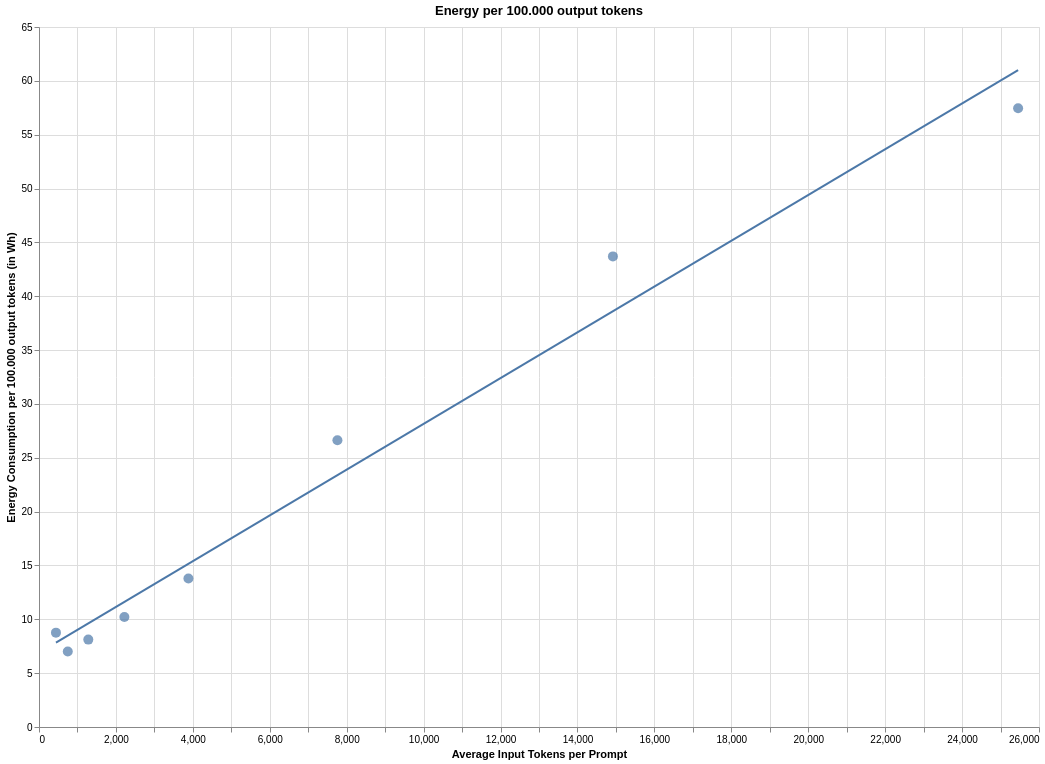

Notebook code for this chart:
### Code cell
# Define chart width and height
chart_width = 1000
chart_height = 700

x_title = 'Average Input Tokens per Prompt'
x_data = 'avg_in_tok'
test_type = 'Input-tok-vllm'

scatter = alt.Chart(df).mark_circle(size=100).encode(
    x=alt.X(x_data, title=x_title),
    y=alt.Y('actual_total_energy_per_100k_output_tokens', title='Energy Consumption per 100.000 output tokens (in Wh)'),
    tooltip=[
        alt.Tooltip('parameters', title='Parameters (billions)'),
        alt.Tooltip('actual_emissions_per_100k_output_tokens', title='Actual Emissions per 100.000 output tokens'),
        alt.Tooltip('avg_out_tok', title='Average Output Tokens per Prompt'),
        alt.Tooltip('avg_in_tok', title='Average Input Tokens per Prompt'),
        alt.Tooltip('num_examples', title='Number of Examples'),
        alt.Tooltip('num_prompts', title='Number of Prompts'),
        alt.Tooltip('model_type', title='Model Type'),
        alt.Tooltip('test_type', title='Test Type'),
        alt.Tooltip('test_type', title='Test Type'),
    ]
).properties(
    title=f'Energy per 100.000 Output Tokens',
    width=chart_width,
    height=chart_height
)

# Create line plots for predicted emissions
line = scatter.transform_regression(x_data, 'actual_total_energy_per_100k_output_tokens', method="linear").mark_line()

# Create a combined chart with overlays for all emission types
combined_chart = alt.layer(scatter+line).resolve_scale(
    x='independent'
).properties(
    title='Energy per 100.000 output tokens',
    width=chart_width,  # Adjusted width for combined chart
    height=chart_height  # Adjusted height for combined chart
)

combined_chart.show()

### Figure 1 — Vega-Lite specification as saved in the notebook (floating-point values rounded to 4 significant figures)
{"config": {"view": {"continuousWidth": 300, "continuousHeight": 300}}, "layer": [{"layer": [{"mark": {"type": "circle", "size": 100}, "encoding": {"tooltip": [{"field": "parameters", "title": "Parameters (billions)", "type": "quantitative"}, {"field": "actual_emissions_per_100k_output_tokens", "title": "Actual Emissions per 100.000 output tokens", "type": "quantitative"}, {"field": "avg_out_tok", "title": "Average Output Tokens per Prompt", "type": "quantitative"}, {"field": "avg_in_tok", "title": "Average Input Tokens per Prompt", "type": "quantitative"}, {"field": "num_examples", "title": "Number of Examples", "type": "quantitative"}, {"field": "num_prompts", "title": "Number of Prompts", "type": "quantitative"}, {"field": "model_type", "title": "Model Type", "type": "nominal"}, {"field": "test_type", "title": "Test Type", "type": "nominal"}, {"field": "test_type", "title": "Test Type", "type": "nominal"}], "x": {"field": "avg_in_tok", "title": "Average Input Tokens per Prompt", "type": "quantitative"}, "y": {"field": "actual_total_energy_per_100k_output_tokens", "title": "Energy Consumption per 100.000 output tokens (in Wh)", "type": "quantitative"}}, "title": "Energy per 100.000 Output Tokens"}, {"mark": {"type": "line"}, "encoding": {"tooltip": [{"field": "parameters", "title": "Parameters (billions)", "type": "quantitative"}, {"field": "actual_emissions_per_100k_output_tokens", "title": "Actual Emissions per 100.000 output tokens", "type": "quantitative"}, {"field": "avg_out_tok", "title": "Average Output Tokens per Prompt", "type": "quantitative"}, {"field": "avg_in_tok", "title": "Average Input Tokens per Prompt", "type": "quantitative"}, {"field": "num_examples", "title": "Number of Examples", "type": "quantitative"}, {"field": "num_prompts", "title": "Number of Prompts", "type": "quantitative"}, {"field": "model_type", "title": "Model Type", "type": "nominal"}, {"field": "test_type", "title": "Test Type", "type": "nominal"}, {"field": "test_type", "title": "Test Type", "type": "nominal"}], "x": {"field": "avg_in_tok", "title": "Average Input Tokens per Prompt", "type": "quantitative"}, "y": {"field": "actual_total_energy_per_100k_output_tokens", "title": "Energy Consumption per 100.000 output tokens (in Wh)", "type": "quantitative"}}, "title": "Energy per 100.000 Output Tokens", "transform": [{"on": "avg_in_tok", "regression": "actual_total_energy_per_100k_output_tokens", "method": "linear"}]}]}], "data": {"name": "data-a0948568e63c5471f3693224d634e7dd"}, "height": 700, "resolve": {"scale": {"x": "independent"}}, "title": "Energy per 100.000 output tokens", "width": 1000, "$schema": "https://vega.github.io/schema/vega-lite/v5.17.0.json", "datasets": {"data-a0948568e63c5471f3693224d634e7dd": [{"test_type": "Input-tok-vllm", "model_type": "llama3", "parameters": 8, "num_examples": 50, "num_prompts": 10000, "total_time": 74.65, "time_per_prompt": 0.07465, "tok_per_sec": 1299.0, "total_out_tok": 97000.0, "total_in_tok": 441000.0, "avg_out_tok": 97.0, "avg_in_tok": 441.0, "actual_emissions_per_100k_output_tokens": 5.825, "actual_total_energy_per_100k_output_tokens": 8.761, "actual_cpu_energy_per_100k_output_tokens": 1.109, "actual_gpu_energy_per_100k_output_tokens": 5.875, "actual_ram_energy_per_100k_output_tokens": 1.777, "actual_idle_gpu_energy_per_100k_output_tokens": 2.394, "actual_non_idle_gpu_energy_per_100k_output_tokens": 3.481}, {"test_type": "Input-tok-vllm", "model_type": "llama3", "parameters": 8, "num_examples": 100, "num_prompts": 10000, "total_time": 92.16, "time_per_prompt": 0.09216, "tok_per_sec": 1650.0, "total_out_tok": 152000.0, "total_in_tok": 748000.0, "avg_out_tok": 152.0, "avg_in_tok": 748.0, "actual_emissions_per_100k_output_tokens": 4.663, "actual_total_energy_per_100k_output_tokens": 7.013, "actual_cpu_energy_per_100k_output_tokens": 0.8734, "actual_gpu_energy_per_100k_output_tokens": 4.74, "actual_ram_energy_per_100k_output_tokens": 1.399, "actual_idle_gpu_energy_per_100k_output_tokens": 1.886, "actual_non_idle_gpu_energy_per_100k_output_tokens": 2.854}, {"test_type": "Input-tok-vllm", "model_type": "llama3", "parameters": 8, "num_examples": 250, "num_prompts": 10000, "total_time": 149.1, "time_per_prompt": 0.1491, "tok_per_sec": 1458.0, "total_out_tok": 217400.0, "total_in_tok": 1282000.0, "avg_out_tok": 217.4, "avg_in_tok": 1282.0, "actual_emissions_per_100k_output_tokens": 5.396, "actual_total_energy_per_100k_output_tokens": 8.114, "actual_cpu_energy_per_100k_output_tokens": 0.988, "actual_gpu_energy_per_100k_output_tokens": 5.543, "actual_ram_energy_per_100k_output_tokens": 1.583, "actual_idle_gpu_energy_per_100k_output_tokens": 2.134, "actual_non_idle_gpu_energy_per_100k_output_tokens": 3.409}, {"test_type": "Input-tok-vllm", "model_type": "llama3", "parameters": 8, "num_examples": 500, "num_prompts": 10000, "total_time": 244.2, "time_per_prompt": 0.2442, "tok_per_sec": 1168.0, "total_out_tok": 285200.0, "total_in_tok": 2220000.0, "avg_out_tok": 285.2, "avg_in_tok": 2220.0, "actual_emissions_per_100k_output_tokens": 6.793, "actual_total_energy_per_100k_output_tokens": 10.22, "actual_cpu_energy_per_100k_output_tokens": 1.233, "actual_gpu_energy_per_100k_output_tokens": 7.007, "actual_ram_energy_per_100k_output_tokens": 1.976, "actual_idle_gpu_energy_per_100k_output_tokens": 2.663, "actual_non_idle_gpu_energy_per_100k_output_tokens": 4.344}, {"test_type": "Input-tok-vllm", "model_type": "llama3", "parameters": 8, "num_examples": 1000, "num_prompts": 10000, "total_time": 416.4, "time_per_prompt": 0.4164, "tok_per_sec": 849.2, "total_out_tok": 353600.0, "total_in_tok": 3885000.0, "avg_out_tok": 353.6, "avg_in_tok": 3885.0, "actual_emissions_per_100k_output_tokens": 9.167, "actual_total_energy_per_100k_output_tokens": 13.79, "actual_cpu_energy_per_100k_output_tokens": 1.696, "actual_gpu_energy_per_100k_output_tokens": 9.372, "actual_ram_energy_per_100k_output_tokens": 2.718, "actual_idle_gpu_energy_per_100k_output_tokens": 3.664, "actual_non_idle_gpu_energy_per_100k_output_tokens": 5.709}, {"test_type": "Input-tok-vllm", "model_type": "llama3", "parameters": 8, "num_examples": 2500, "num_prompts": 10000, "total_time": 957.7, "time_per_prompt": 0.9577, "tok_per_sec": 446.3, "total_out_tok": 427400.0, "total_in_tok": 7759000.0, "avg_out_tok": 427.4, "avg_in_tok": 7759.0, "actual_emissions_per_100k_output_tokens": 17.71, "actual_total_energy_per_100k_output_tokens": 26.63, "actual_cpu_energy_per_100k_output_tokens": 3.227, "actual_gpu_energy_per_100k_output_tokens": 18.23, "actual_ram_energy_per_100k_output_tokens": 5.171, "actual_idle_gpu_energy_per_100k_output_tokens": 6.971, "actual_non_idle_gpu_energy_per_100k_output_tokens": 11.26}, {"test_type": "Input-tok-vllm", "model_type": "llama3", "parameters": 8, "num_examples": 5000, "num_prompts": 10000, "total_time": 1775.0, "time_per_prompt": 1.775, "tok_per_sec": 276.3, "total_out_tok": 490200.0, "total_in_tok": 14920000.0, "avg_out_tok": 490.2, "avg_in_tok": 14920.0, "actual_emissions_per_100k_output_tokens": 29.06, "actual_total_energy_per_100k_output_tokens": 43.7, "actual_cpu_energy_per_100k_output_tokens": 5.213, "actual_gpu_energy_per_100k_output_tokens": 30.13, "actual_ram_energy_per_100k_output_tokens": 8.353, "actual_idle_gpu_energy_per_100k_output_tokens": 11.26, "actual_non_idle_gpu_energy_per_100k_output_tokens": 18.87}, {"test_type": "Input-tok-vllm", "model_type": "llama3", "parameters": 8, "num_examples": 7500, "num_prompts": 10000, "total_time": 2685.0, "time_per_prompt": 2.685, "tok_per_sec": 211.3, "total_out_tok": 567400.0, "total_in_tok": 25460000.0, "avg_out_tok": 567.4, "avg_in_tok": 25460.0, "actual_emissions_per_100k_output_tokens": 38.21, "actual_total_energy_per_100k_output_tokens": 57.46, "actual_cpu_energy_per_100k_output_tokens": 6.816, "actual_gpu_energy_per_100k_output_tokens": 39.73, "actual_ram_energy_per_100k_output_tokens": 10.92, "actual_idle_gpu_energy_per_100k_output_tokens": 14.72, "actual_non_idle_gpu_energy_per_100k_output_tokens": 25.0}]}}
